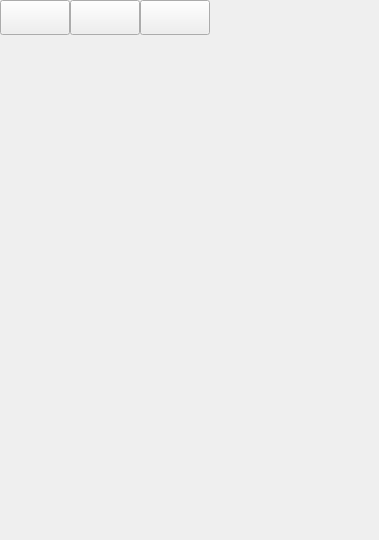
<?xml version="1.0" encoding="UTF-8"?>
<ui version="4.0">
 <class>FunctionBar</class>
 <widget class="QWidget" name="FunctionBar">
  <property name="geometry">
   <rect>
    <x>0</x>
    <y>0</y>
    <width>379</width>
    <height>540</height>
   </rect>
  </property>
  <property name="windowTitle">
   <string>Form</string>
  </property>
  <layout class="QVBoxLayout" name="verticalLayout">
   <property name="spacing">
    <number>0</number>
   </property>
   <property name="leftMargin">
    <number>0</number>
   </property>
   <property name="topMargin">
    <number>0</number>
   </property>
   <property name="rightMargin">
    <number>0</number>
   </property>
   <property name="bottomMargin">
    <number>0</number>
   </property>
   <item>
    <layout class="QHBoxLayout" name="horizontalLayout">
     <property name="spacing">
      <number>0</number>
     </property>
     <item>
      <widget class="NormalButton" name="pushButtonChart">
       <property name="sizePolicy">
        <sizepolicy hsizetype="Minimum" vsizetype="Fixed">
         <horstretch>0</horstretch>
         <verstretch>0</verstretch>
        </sizepolicy>
       </property>
       <property name="minimumSize">
        <size>
         <width>70</width>
         <height>35</height>
        </size>
       </property>
       <property name="text">
        <string/>
       </property>
      </widget>
     </item>
     <item>
      <widget class="NormalButton" name="pushButtonFile">
       <property name="sizePolicy">
        <sizepolicy hsizetype="Minimum" vsizetype="Fixed">
         <horstretch>0</horstretch>
         <verstretch>0</verstretch>
        </sizepolicy>
       </property>
       <property name="minimumSize">
        <size>
         <width>70</width>
         <height>35</height>
        </size>
       </property>
       <property name="text">
        <string/>
       </property>
      </widget>
     </item>
     <item>
      <widget class="NormalButton" name="pushButtonColor">
       <property name="sizePolicy">
        <sizepolicy hsizetype="Minimum" vsizetype="Fixed">
         <horstretch>0</horstretch>
         <verstretch>0</verstretch>
        </sizepolicy>
       </property>
       <property name="minimumSize">
        <size>
         <width>70</width>
         <height>35</height>
        </size>
       </property>
       <property name="text">
        <string/>
       </property>
      </widget>
     </item>
     <item>
      <spacer name="horizontalSpacer">
       <property name="orientation">
        <enum>Qt::Horizontal</enum>
       </property>
       <property name="sizeHint" stdset="0">
        <size>
         <width>40</width>
         <height>20</height>
        </size>
       </property>
      </spacer>
     </item>
    </layout>
   </item>
   <item>
    <widget class="QStackedWidget" name="stackedWidget">
     <property name="sizePolicy">
      <sizepolicy hsizetype="Expanding" vsizetype="Preferred">
       <horstretch>0</horstretch>
       <verstretch>0</verstretch>
      </sizepolicy>
     </property>
     <widget class="ChartFunctionFrame" name="chartwidget"/>
     <widget class="FileFrame" name="filewidget"/>
    </widget>
   </item>
  </layout>
 </widget>
 <customwidgets>
  <customwidget>
   <class>NormalButton</class>
   <extends>QPushButton</extends>
   <header>ButtonEffect/normalbutton.h</header>
  </customwidget>
  <customwidget>
   <class>FileFrame</class>
   <extends>QWidget</extends>
   <header>CoordData/fileframe.h</header>
   <container>1</container>
  </customwidget>
  <customwidget>
   <class>ChartFunctionFrame</class>
   <extends>QWidget</extends>
   <header>CoordData/chartfunctionframe.h</header>
   <container>1</container>
  </customwidget>
 </customwidgets>
 <resources/>
 <connections/>
</ui>
